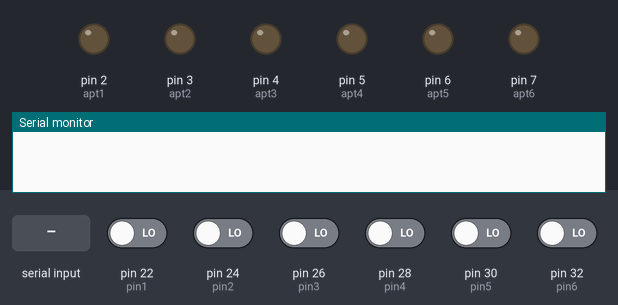
Simulated run of this sketch. Board: Arduino Mega 2560, built with avr-gcc and run on an emulated ATmega2560. Shown: output pins drawn as LEDs (lit = HIGH), the last lines printed to the serial monitor. The test bench sets the inputs (shaded band); at power-on: pin 22 (pin1), pin 24 (pin2), pin 26 (pin3), pin 28 (pin4), pin 30 (pin5), pin 32 (pin6) LOW. Pins used as bus, display or sensor lines are not drawn.

Above: at 1.2 s.
1.3 s: "90,45#" received over Serial
At 1.9 s:
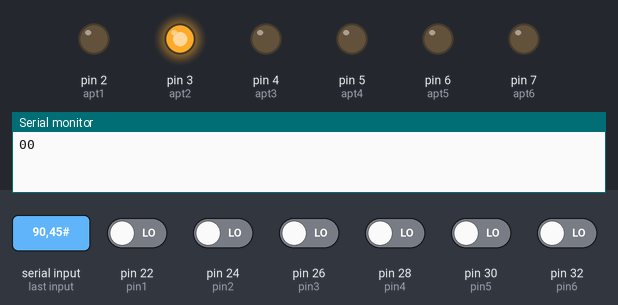
Timing chart, 0 to 4.3 s (numbered marks = the images above; inputs shaded):
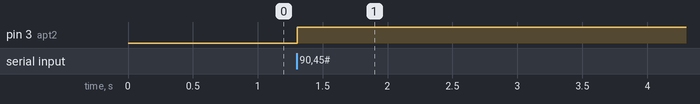

The sketch:

finalFalta30min.ino
```cpp
#include <SPI.h>
#include <MFRC522.h>


constexpr uint8_t RST_PIN = 8;     // Configurable, see typical pin layout above
constexpr uint8_t SS_PIN = 53;     // Configurable, see typical pin layout above

MFRC522 mfrc522(SS_PIN, RST_PIN);   // Create MFRC522 instance


//####APARTAMENTOS SALIDAS RELES######
int apt1 = 2;
int apt2 = 3;
int apt3 = 4;
int apt4 = 5;
int apt5 = 6;
int apt6 = 7;  //este ya no
//#########APARTAMENTOS ENTRADAS#######
int pin1 = 22;
int pin2 = 24;
int pin3 = 26;
int pin4 = 28;
int pin5 = 30;
int pin6 = 32;  //este ya no perros
//########convertir#########
int conv1 = 0;
int conv2 = 0;
int conv3 = 0;
int conv4 = 0;
int conv5 = 0;
int conv6 = 0;
//#######variables convertidas a pulsos##########
unsigned long pulsos1 = 0;
unsigned long pulsos2 = 0;
unsigned long pulsos3 = 0;
unsigned long pulsos4 = 0;
unsigned long pulsos5 = 0;
unsigned long pulsos6 = 0;
//#######FLANCOS SUBIDA APARTAMENTOS##########
bool dato1 = LOW;
bool datoAnterior1 = LOW;

bool dato2 = LOW;
bool datoAnterior2 = LOW;

bool dato3 = LOW;
bool datoAnterior3 = LOW;

bool dato4 = LOW;
bool datoAnterior4 = LOW;

bool dato5 = LOW;
bool datoAnterior5 = LOW;

bool dato6 = LOW;
bool datoAnterior6 = LOW;

//#########variables en kw###########
float sal1 = 0.0;
float sal2 = 0.0;
float sal3 = 0.0;
float sal4 = 0.0;
float sal5 = 0.0;
float sal6 = 0.0;

char c = ' ';

String valor = " ";
int valfin = 0;
String vala = " ";
byte val;

void setup() {
 Serial.begin(9600);
 //############PINES SALIDAS################
  pinMode(apt1, OUTPUT);
  pinMode(apt2, OUTPUT);
  pinMode(apt3, OUTPUT);
  pinMode(apt4, OUTPUT);
  pinMode(apt5, OUTPUT);
  pinMode(apt6, OUTPUT);
  //############PINES ENTRADAS##############
  pinMode(pin1, INPUT);
  pinMode(pin2, INPUT);
  pinMode(pin3, INPUT);
  pinMode(pin4, INPUT);
  pinMode(pin5, INPUT);
  pinMode(pin6, INPUT);


  SPI.begin();
  mfrc522.PCD_Init();

}

void loop() {
  //Serial.print('s');
  if(Serial.available()>0){
    c = Serial.read();
    switch(c)
    {
    case '1':
      Escribir();
      break;
    case '2':
      Leer();
      break;
    case '3':
      conv1 = 1;
      sal1 = sal1 + valfin;
      if(sal1<=0){
        digitalWrite(apt1,LOW);
      }else{
        digitalWrite(apt1,HIGH);
      }

      break;

    case '4':
      conv2 = 1;
      sal2 = sal2 + valfin;
      if(sal2<=0){
        digitalWrite(apt2,HIGH);
        //sal1 = 0;
      }else{
        digitalWrite(apt2,LOW);
      }
      break;
    case '5':
      conv3 = 1;
      sal3 = sal3 + valfin;

      if(sal3<=0){
        digitalWrite(apt3,LOW);
      }else{
        digitalWrite(apt3,HIGH);
      }
      break;
    case '6':
      conv4 = 1;
      sal4 = sal4 + valfin;

      if(sal4<=0){
        digitalWrite(apt4,LOW);

      }else{
        digitalWrite(apt4,HIGH);
      }
      break;
    case '7':
      conv5 = 1;
      sal5 = sal5 + valfin;
      if(sal5<=0){
        digitalWrite(apt5,LOW);

      }else{
        digitalWrite(apt5,HIGH);
      }

      break;
    case '8':
      conv6 = 1;
      sal6 = sal6 + valfin;
      if(sal6<=0){
        digitalWrite(apt6,LOW);
      }else{
        digitalWrite(apt6,HIGH);
      }
      break;
    case '9':
      Serial.print(pulsos1);
      break;
    case '0':
      Serial.print(pulsos2);
      break;
    case '$':
      Serial.print(pulsos3);
      break;
    case '%':
      Serial.print(pulsos4);
      break;
    case '&':
      Serial.print(pulsos5);
      break;
    case '/':
      Serial.print(pulsos6);
      break;
    }
  }
if (conv1 == 1) {
  pulsos1 = pulsos1 + (sal1*3200);
  conv1 = 0;
  sal1 =0;
  }

if (conv2 == 1) {
  pulsos2 = pulsos2 + (sal2*3200);
  pulsos2 = 11;
  conv2 = 0;
  sal2 = 0;
  }
if (conv3 == 1) {
  pulsos3 = pulsos3 + (sal3*3200);
  conv3 = 0;
  sal3 = 0;
  }
if (conv4 ==1) {
  pulsos4 = pulsos4 + (sal4*3200);
  conv1 = 0;
  sal4 = 0;
  }
if (conv5 == 1) {
  pulsos5 = pulsos5 + (sal5*3200);
  conv5 = 0;
  sal5 = 0;
  }
if (conv6 == 1) {
  pulsos6 = pulsos6 + (sal6*3200);
  conv6 = 0;
  sal6 = 0;
  }
//########LECTURA PINES######
dato1 = digitalRead(pin1);
dato2 = digitalRead(pin2);
dato3 = digitalRead(pin3);
dato4 = digitalRead(pin4);
dato5 = digitalRead(pin5);
dato6 = digitalRead(pin6);

if(dato1 == HIGH && datoAnterior1 == LOW && pulsos1 >0) {
  pulsos1 = pulsos1 - 1;
  }
 datoAnterior1 = dato1;

if(dato2 == HIGH && datoAnterior2 == LOW && pulsos2 >0) {
  pulsos2 = pulsos2 - 1;
  }
 datoAnterior2 = dato2;

if(dato3 == HIGH && datoAnterior3 == LOW && pulsos3 >0) {
  pulsos3 = pulsos3 - 1;
  }
 datoAnterior3 = dato3;

if(dato4 == HIGH && datoAnterior4 == LOW && pulsos4 >0) {
  pulsos4 = pulsos4 - 1;
  }
 datoAnterior4 = dato4;

if(dato5 == HIGH && datoAnterior5 == LOW && pulsos5 >0) {
  pulsos5 = pulsos5 - 1;
  }
 datoAnterior5 = dato5;

if(dato6 == HIGH && datoAnterior6 == LOW && pulsos6 >0) {
  pulsos6 = pulsos6 - 1;
  }
 datoAnterior6 = dato6;

//#########pregunta saldo#########
if (pulsos1 > 0){
  digitalWrite(apt1, HIGH);
  }
else{
  digitalWrite(apt1, LOW);
  }
if (pulsos2 >0){
  digitalWrite(apt2, HIGH);
  }
else{
  digitalWrite(apt2, LOW);
  }
if (pulsos3 >0){
  digitalWrite(apt3, HIGH);
  }
else{
  digitalWrite(apt3, LOW);
  }
if (pulsos4 >0){
  digitalWrite(apt4, HIGH);
  }
else{
  digitalWrite(apt4, LOW);
  }
if (pulsos5 >0){
  digitalWrite(apt5, HIGH);
  }
else{
  digitalWrite(apt5, LOW);
  }
if (pulsos6>0){
  digitalWrite(apt6, HIGH);
  }
else{
  digitalWrite(apt6, LOW);

  }

  }


void Escribir()
{
  // Prepare key - all keys are set to FFFFFFFFFFFFh at chip delivery from the factory.
  MFRC522::MIFARE_Key key;
  for (byte i = 0; i < 6; i++) key.keyByte[i] = 0xFF;

  // Look for new cards
  while ( ! mfrc522.PICC_IsNewCardPresent()) {
    //return;
  }

  // Select one of the cards
  while ( ! mfrc522.PICC_ReadCardSerial()) {
    //return;
  }

  byte buffer[34];
  byte block;
  MFRC522::StatusCode status;
  byte len;


  while(!Serial.available()){}
  len = Serial.readBytesUntil('#', (char *) buffer, 30) ; // read family name from serial
  for (byte i = len; i < 30; i++) buffer[i] = ' ';     // pad with spaces

  block = 1;

  status = mfrc522.PCD_Authenticate(MFRC522::PICC_CMD_MF_AUTH_KEY_A, block, &key, &(mfrc522.uid));
  if (status != MFRC522::STATUS_OK) {
    //Serial.print(F("PCD_Authenticate() failed: "));
    Serial.println(mfrc522.GetStatusCodeName(status));
    return;
  }

  // Write block
  status = mfrc522.MIFARE_Write(block, buffer, 16);
  if (status != MFRC522::STATUS_OK) {
    //Serial.print(F("Recarga falló: "));
    Serial.println(mfrc522.GetStatusCodeName(status));
    return;
  }
  //Serial.println(" ");
  mfrc522.PICC_HaltA(); // Halt PICC
  mfrc522.PCD_StopCrypto1();  // Stop encryption on PCD

}
void Leer()
{
  MFRC522::MIFARE_Key key;
  for (byte i = 0; i < 6; i++) key.keyByte[i] = 0xFF;

  //some variables we need
  byte block;
  byte len;
  MFRC522::StatusCode status;

  //-------------------------------------------

  // Look for new cards
  while ( ! mfrc522.PICC_IsNewCardPresent()) {
    //return;
  }

  // Select one of the cards
  while ( ! mfrc522.PICC_ReadCardSerial()) {
    //return;
  }


  len = 18;


  byte buffer2[18];
  block = 1;

  status = mfrc522.PCD_Authenticate(MFRC522::PICC_CMD_MF_AUTH_KEY_A, 1, &key, &(mfrc522.uid)); //line 834
  if (status != MFRC522::STATUS_OK) {
    //Serial.print("Authentication failed: ");
    Serial.println(mfrc522.GetStatusCodeName(status));
    return;
  }

  status = mfrc522.MIFARE_Read(block, buffer2, &len);
  if (status != MFRC522::STATUS_OK) {
    //Serial.print("Reading failed: ");
    Serial.println(mfrc522.GetStatusCodeName(status));
    return;
  }

  //PRINT LAST NAME
  for (uint8_t i = 0; i < 16; i++) {
    Serial.write(buffer2[i]);
    valor = valor + (char)buffer2[i];
  }
  valfin = valor.toInt();
  valor = "";

  //----------------------------------------

  //Serial.println("\n**End Reading**\n");
  //valfin = valfin - 3000;
  //Serial.print(valfin);
  delay(1000); //change value if you want to read cards faster

  mfrc522.PICC_HaltA();
  mfrc522.PCD_StopCrypto1();
}
```

Measured:
- after the input at 1.3 s, pin 3 (apt2): LOW → HIGH at once
